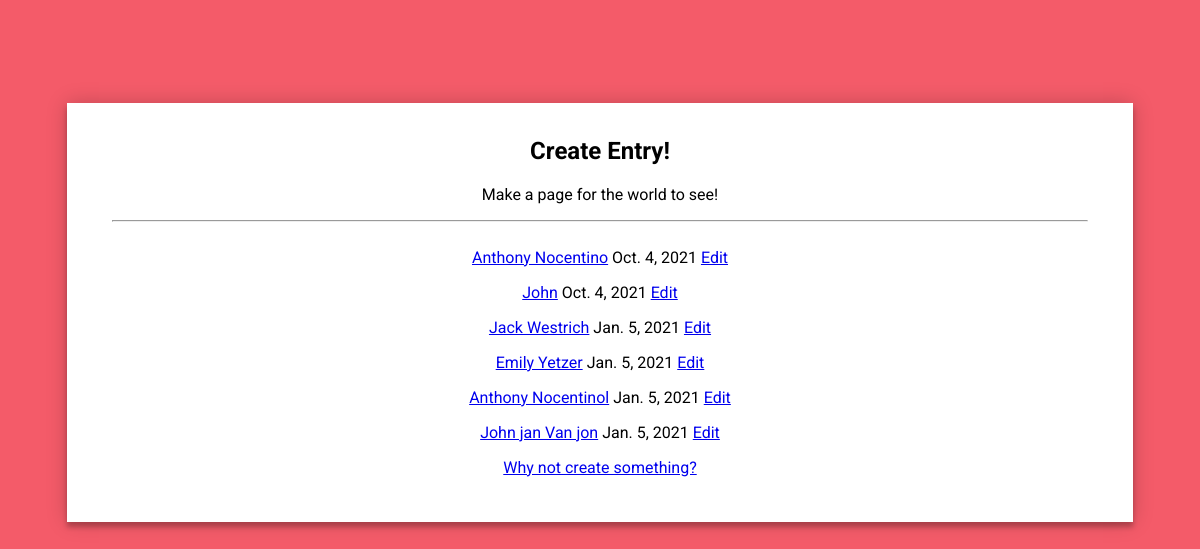
The page / on the database its author committed.
### pages/models.py (models this page shows, shortened)
class Sheet(models.Model):
    name = models.CharField(max_length=30, unique=True)
    start_date = models.DateField()
    employment_type_choices = (
        ("FT","FT Employee"),("NT","Contractor / Intern"))
    employment_type = models.CharField(
        max_length=25,choices=employment_type_choices,default="FT")
    title = models.CharField(max_length=35)
    department_choices = ((
        "P","Product"),("C","Consumer"),("O","Operations"),("S","SG Enterprise"),("PO","People Ops"),("F","Finance"),
        ("BS","Business Systems"),("SC","Security & Compliance"))
    department = models.CharField(
        max_length=25,choices=department_choices)
    sub_department = models.CharField(max_length=25,null=True,blank=True)
    team = models.CharField(max_length=25,null=True,blank=True)
    sub_team = models.CharField(max_length=25,null=True,blank=True)
    reports_to = models.CharField(max_length=25,null=True,blank=True)
    location = models.CharField(max_length=25)
    personal_email = models.EmailField()
    address = models.CharField(max_length=80)
    email = models.EmailField(unique=True)
    manager = models.BooleanField(default=False)
    pub_date = models.DateTimeField(
        'date published',auto_now_add=True, editable=False, null=False, blank=True)
    edit_date = models.DateTimeField(
        'date of last edit',auto_now=True, editable=False, null=False, blank=True)
    slug = models.SlugField(null=True,blank=True,unique=True)
    """def get_absolute_url(self):
        return u'/pages/%d' % (self.id)"""
    def get_absolute_url(self):
        return reverse('pages', kwargs={'slug': (self.slug).replace('-','')})

### pages/views.py (the view)
# urls.py: path('', views.IndexView.as_view(), name='index'),
class IndexView(generic.ListView):
    template_name = 'pages/index.html'
    context_object_name = 'latest_sheet_list'
    def get_queryset(self):
        return Sheet.objects.order_by('-start_date')

### templates/pages/index.html (shortened to what this page needs)
{% load static %}
<html>
<head>
<link rel="stylesheet" type="text/css"
      href="{% static 'login/login.css' %}">
</head>
    <div class="login-page">
      <div class="form">
        <div class="login">
          <div class="login-header">
            <h2>Create Entry!</h2>
            <p>Make a page for the world to see!</p>
          </div><hr></div>
          <div class="login-form">
              {% if latest_sheet_list %}
                {% for sheet in latest_sheet_list %}
                  <p><a href="{{sheet.slug }}">
                      {{ sheet.name }}</a>
                      {{ sheet.start_date }}
                  <a href="edit/{{sheet.slug }}">Edit</a>
                  </p>
                {% endfor %}
                <a href="/entry">Why not create something?</a>
                {% else %}
                    <p>No entries available.</p>
              <a href="/entry">Why not create something?</a>
                {% endif %}
        </div>
      </div>
    </div>
</html>

### static/login/login.css (style rules this page uses)
.login-page { padding: 8% 0 0; margin: auto; width: 90%; border-radius: 10px; position: relative; }
.login-page .form .login { margin-top: -31px; margin-bottom: 26px; }
.form { position: relative; z-index: 1; background: #FFFFFF; max-width: 100%; padding: 45px; text-align: center; box-shadow: 0 0 20px 0 rgba(0, 0, 0, 0.2), 0 5px 5px 0 rgba(0, 0, 0, 0.24); }
::placeholder { color: grey; }

### rows shown on the page
Sheet: name "Anthony Nocentino", start_date "Oct. 4, 2021"
Sheet: name "John", start_date "Oct. 4, 2021"
Sheet: name "Jack Westrich", start_date "Jan. 5, 2021"
Sheet: name "Emily Yetzer", start_date "Jan. 5, 2021"
Sheet: name "Anthony Nocentinol", start_date "Jan. 5, 2021"
Sheet: name "John jan Van jon", start_date "Jan. 5, 2021"
